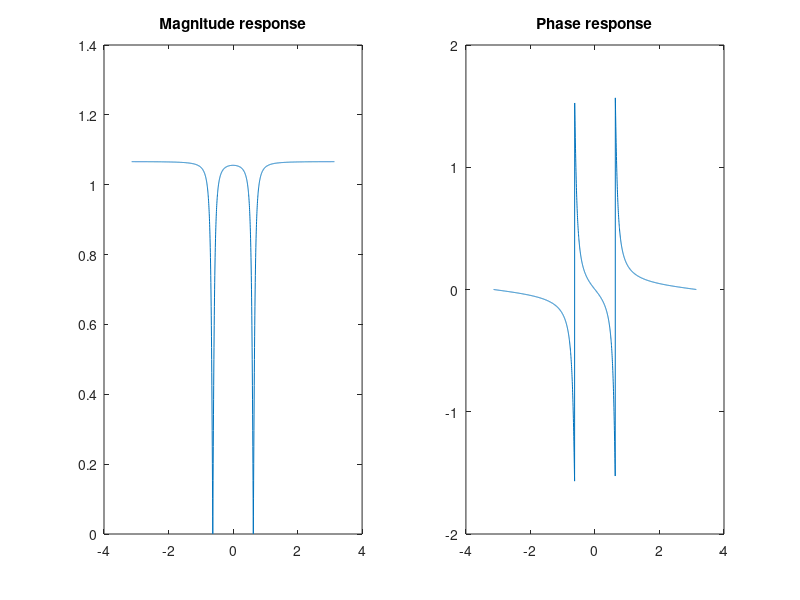

MATLAB code for this plot:
clc;
clear all;
close all;

f = -pi:pi/1000:pi;

aa=[1,-1.618,1];
bb=[1,-1.5161,0.878];
sys = freqz(aa,bb,f);
magnitude=abs(sys);
phase=angle(sys);
subplot(1,2,1)
plot(f,magnitude)
title('Magnitude response');
subplot(1,2,2);
plot(f,phase)
title('Phase response')


